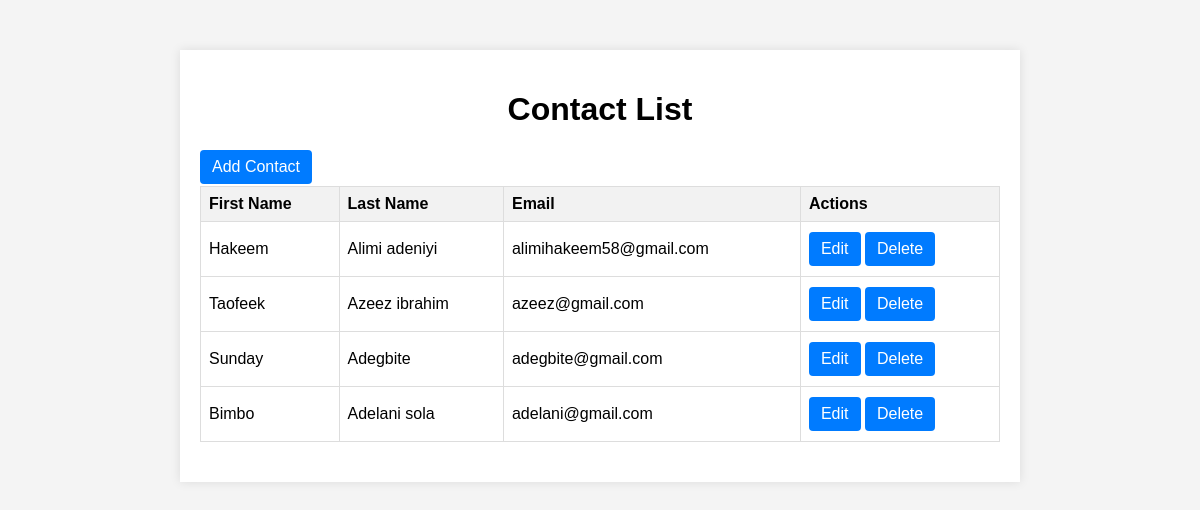
The page / on the database its author committed.
### website/models.py (models this page shows, shortened)
class Contact(db.Model):
    id = db.Column(db.Integer, primary_key=True)
    first_name = db.Column(db.String(50), nullable=False)
    last_name = db.Column(db.String(50), nullable=False)
    email = db.Column(db.String(100), nullable=False, unique=True)

### website/views.py (the view)
@views.route('/')
def index():
    contacts = Contact.query.all()
    return render_template('index.html', contacts=contacts)

### website/templates/index.html
{% extends "base.html" %}
{% block content %}
    <h1>Contact List</h1>
    <a href="{{ url_for('views.create') }}" class="btn">Add Contact</a>
    <table>
        <thead>
            <tr>
                <th>First Name</th>
                <th>Last Name</th>
                <th>Email</th>
                <th>Actions</th>
            </tr>
        </thead>
        <tbody>
            {% for contact in contacts %}
                <tr>
                    <td>{{ contact.first_name }}</td>
                    <td>{{ contact.last_name }}</td>
                    <td>{{ contact.email }}</td>
                    <td>
                        <a href="{{ url_for('views.update', id=contact.id) }}" class="btn">Edit</a>
                        <a href="{{ url_for('views.delete', id=contact.id) }}" class="btn">Delete</a>
                    </td>
                </tr>
            {% endfor %}
        </tbody>
    </table>
{% endblock %}

### website/templates/base.html (shortened to what this page needs)
<!DOCTYPE html>
<html lang="en">
<head>
    <link rel="stylesheet" href="{{ url_for('static', filename='style.css') }}">
</head>
<body>
    <div class="container">
        {% block content %}
        {% endblock %}
    </div>
</body>
</html>

### website/static/style.css (style rules this page uses)
body { font-family: Arial, sans-serif; background-color: #f4f4f4; margin: 0; padding: 0; }
.container { max-width: 800px; margin: 50px auto; background: #fff; padding: 20px; box-shadow: 0 0 10px rgba(0, 0, 0, 0.1); }
h1 { text-align: center; margin-bottom: 20px; }
table { width: 100%; border-collapse: collapse; margin-bottom: 20px; }
table, th, td { border: 1px solid #ddd; }
th, td { padding: 8px; text-align: left; }
th { background-color: #f2f2f2; }
.btn { background-color: #007bff; color: white; padding: 8px 12px; text-decoration: none; border-radius: 4px; display: inline-block; margin: 2px 0; }

### rows shown on the page
Contact: first_name "Hakeem", last_name "Alimi adeniyi", email "alimihakeem58@gmail.com"
Contact: first_name "Taofeek", last_name "Azeez ibrahim", email "azeez@gmail.com"
Contact: first_name "Sunday", last_name "Adegbite", email "adegbite@gmail.com"
Contact: first_name "Bimbo", last_name "Adelani sola", email "adelani@gmail.com"
